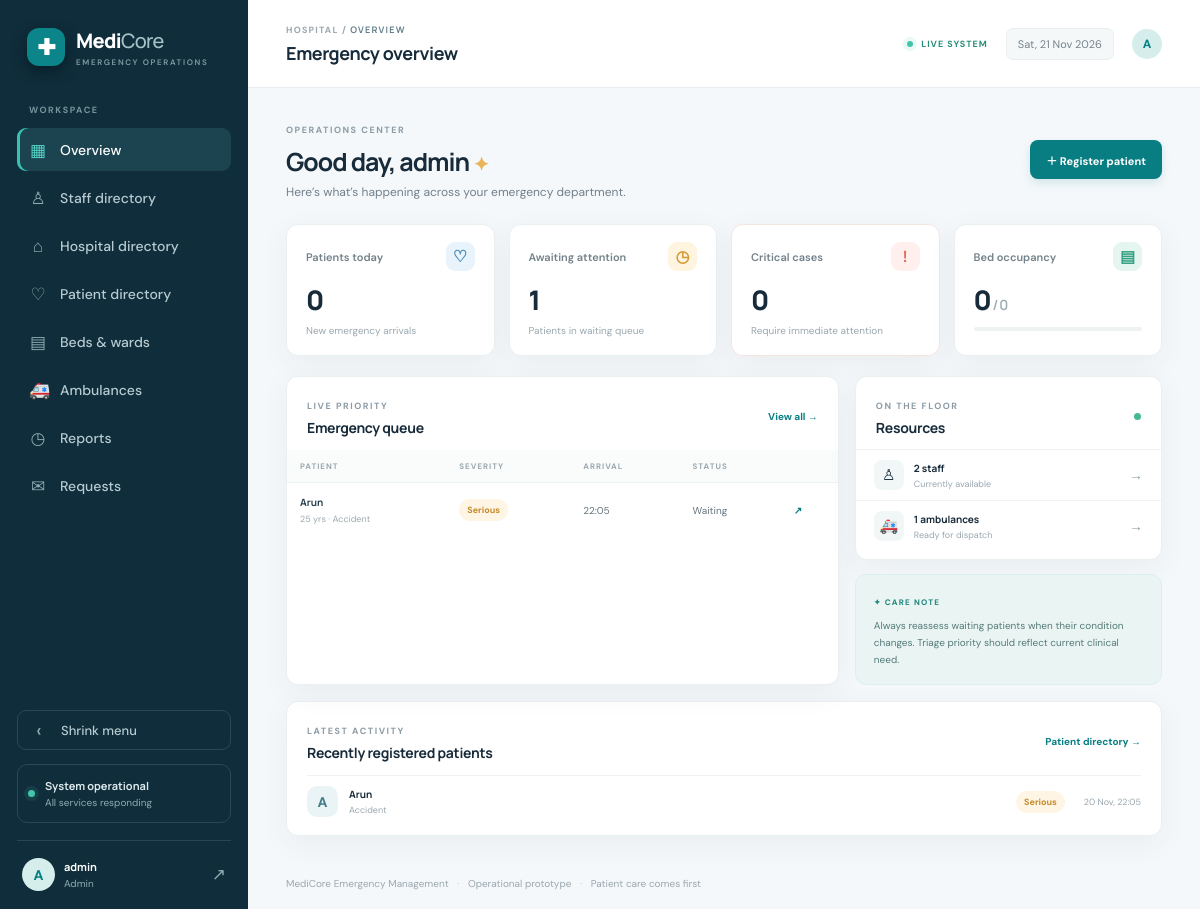
The page /dashboard/ (signed in) on the database its author committed.
### core/models.py (models this page shows, shortened)
class Patient(models.Model):
    SEVERITY = [("Critical", "Critical"), ("Serious", "Serious"), ("Stable", "Stable"), ("Not triaged", "Not triaged")]
    STATUS = [("Waiting", "Waiting"), ("In Treatment", "In Treatment"), ("Admitted", "Admitted"), ("Discharged", "Discharged")]
    name = models.CharField(max_length=120)
    age = models.PositiveSmallIntegerField()
    gender = models.CharField(max_length=20, blank=True)
    contact = models.CharField(max_length=25, blank=True)
    complaint = models.TextField()
    department = models.CharField(max_length=100, blank=True)   # department the patient belongs to
    arrival_time = models.DateTimeField(auto_now_add=True)
    severity = models.CharField(max_length=20, choices=SEVERITY, default="Not triaged")
    status = models.CharField(max_length=20, choices=STATUS, default="Waiting")
    assigned_doctor = models.ForeignKey(StaffProfile, null=True, blank=True, on_delete=models.SET_NULL, related_name="patients")
    bed = models.ForeignKey("Bed", null=True, blank=True, on_delete=models.SET_NULL, related_name="patients")
    notes = models.TextField(blank=True)
    @property
    def priority(self):
        return {"Critical": 1, "Serious": 2, "Stable": 3, "Not triaged": 4}.get(self.severity, 5)

### core/views.py (the view)
# urls.py: path("dashboard/", views.dashboard, name="dashboard"),
@admin_required
def dashboard(request):
    today = timezone.localdate()
    patients = Patient.objects.all()
    context = {
        "total_today": patients.filter(arrival_time__date=today).count(),
        "waiting": patients.filter(status="Waiting").count(),
        "critical": patients.filter(severity="Critical").exclude(status="Discharged").count(),
        "occupied_beds": Bed.objects.filter(status="Occupied").count(),
        "total_beds": Bed.objects.count(),
        "available_staff": StaffProfile.objects.filter(status="Available").count(),
        "ambulances": Ambulance.objects.filter(status="Available").count(),
        "queue": sorted(patients.exclude(status="Discharged"), key=lambda p: (p.priority, p.arrival_time))[:7],
        "recent": patients.order_by("-arrival_time")[:5],
    }
    return render(request, "core/dashboard.html", context)

### core/context.py (called while the page is built)
def asset_version(request):
    newest = 0
    for rel in ("css/app.css", "js/app.js"):
        try:
            newest = max(newest, int(os.path.getmtime(os.path.join(settings.BASE_DIR, "static", rel))))
        except OSError:
            pass
    return {"asset_version": newest}

def notifications(request):
    n = 0
    user = request.user
    if user.is_authenticated:
        from .permissions import role_of
        from .models import Medicine, LabTest, Referral, SupplyRequest
        role = role_of(user)
        if role == "pharmacist":
            n = Medicine.objects.filter(status="Prescribed").count()
        elif role == "lab":
            n = LabTest.objects.filter(status="Requested").count()
        elif role == "department":
            n = Referral.objects.filter(to_department=user.department_account.name, status="Pending").count()
        elif role == "admin":
            n = SupplyRequest.objects.filter(status="Requested").count()
    return {"badge_new": n}

### core/permissions.py (called while the page is built, shortened)
def role_of(user):
    if not user.is_authenticated:
        return None
    if user.is_staff:
        return "admin"

def _require(*roles):
    def decorator(view):
        @wraps(view)
        def wrapper(request, *args, **kwargs):
            current = role_of(request.user)
            if current in roles:
                return view(request, *args, **kwargs)
            if current:
                return redirect(HOME[current])
            return redirect(LOGIN[roles[0]])
        return wrapper
    return decorator

### templates/core/dashboard.html (shortened to what this page needs)
{% extends "base.html" %}{% block crumb %}OVERVIEW{% endblock %}{% block page_title %}Emergency overview{% endblock %}
{% block content %}
<div class="welcome-row"><div><span class="eyebrow">OPERATIONS CENTER</span><h1>Good day, {{ user.first_name|default:user.username }} <span class="wave">✦</span></h1><p class="muted">Here’s what’s happening across your emergency department.</p></div><a class="btn btn-primary" href="{% url 'patient_create' %}">＋ Register patient</a></div>
<div class="metric-grid">
<div class="metric-card"><div class="metric-top"><span>Patients today</span><span class="metric-icon blue">♡</span></div><strong>{{ total_today }}</strong><small>New emergency arrivals</small></div>
<div class="metric-card"><div class="metric-top"><span>Awaiting attention</span><span class="metric-icon amber">◷</span></div><strong>{{ waiting }}</strong><small>Patients in waiting queue</small></div>
<div class="metric-card alert-card"><div class="metric-top"><span>Critical cases</span><span class="metric-icon red">!</span></div><strong>{{ critical }}</strong><small>Require immediate attention</small></div>
<div class="metric-card"><div class="metric-top"><span>Bed occupancy</span><span class="metric-icon green">▤</span></div><strong>{{ occupied_beds }}<em> / {{ total_beds }}</em></strong><div class="mini-progress"></div></div>
</div>
<div class="content-grid"><div class="panel queue-panel"><div class="panel-heading"><div><span class="eyebrow">LIVE PRIORITY</span><h3>Emergency queue</h3></div><a class="text-link" href="{% url 'patients' %}">View all →</a></div>
{% if queue %}<div class="table-wrap"><table><thead><tr><th>PATIENT</th><th>SEVERITY</th><th>ARRIVAL</th><th>STATUS</th><th></th></tr></thead><tbody>{% for p in queue %}<tr><td><b>{{ p.name }}</b><small class="cell-sub">{{ p.age }} yrs · {{ p.complaint|truncatechars:34 }}</small></td><td><span class="status status-{{ p.severity|slugify }}">{{ p.severity }}</span></td><td>{{ p.arrival_time|date:"H:i" }}</td><td>{{ p.status }}</td><td><a class="row-link" href="{% url 'patient_detail' p.pk %}">↗</a></td></tr>{% endfor %}</tbody></table></div>{% else %}<div class="empty-state">No active emergency cases. You’re all caught up.</div>{% endif %}</div>
<div class="right-stack"><div class="panel resource-panel"><div class="panel-heading"><div><span class="eyebrow">ON THE FLOOR</span><h3>Resources</h3></div><span class="soft-dot"></span></div><div class="resource-line"><span class="resource-icon">♙</span><div><b>{{ available_staff }} staff</b><small>Currently available</small></div><a href="{% url 'staff' %}">→</a></div><div class="resource-line"><span class="resource-icon">🚑</span><div><b>{{ ambulances }} ambulances</b><small>Ready for dispatch</small></div><a href="{% url 'ambulances' %}">→</a></div></div>
<div class="tip-card"><span>✦ CARE NOTE</span><p>Always reassess waiting patients when their condition changes. Triage priority should reflect current clinical need.</p></div></div></div>
<div class="panel recent-panel"><div class="panel-heading"><div><span class="eyebrow">LATEST ACTIVITY</span><h3>Recently registered patients</h3></div><a class="text-link" href="{% url 'patients' %}">Patient directory →</a></div><div class="recent-list">{% for p in recent %}<a class="recent-item" href="{% url 'patient_detail' p.pk %}" style="color:inherit;text-decoration:none"><div class="patient-avatar">{{ p.name|first|upper }}</div><div class="recent-name"><b>{{ p.name }}</b><small>{{ p.complaint|truncatechars:48 }}</small></div><span class="status status-{{ p.severity|slugify }}">{{ p.severity }}</span><time>{{ p.arrival_time|date:"d M, H:i" }}</time></a>{% empty %}<div class="empty-state">No patients registered yet.</div>{% endfor %}</div></div>
{% endblock %}

### templates/base.html (shortened to what this page needs)
{% load static %}
<!doctype html><html lang="en"><head><meta charset="utf-8"><meta name="viewport" content="width=device-width, initial-scale=1">
<link rel="stylesheet" href="{% static 'css/app.css' %}?v={{ asset_version }}"></head><body>
{% if user.is_authenticated %}
<div class="app-shell{% if preview %} collapsed{% endif %}"{% if preview %} data-preview="1"{% endif %}>
<aside class="sidebar"><a class="brand" href="{% url 'dashboard' %}"><span class="brand-mark">✚</span><span>Medi<span class="brand-light">Core</span><small>EMERGENCY OPERATIONS</small></span></a>
<div class="side-label">WORKSPACE</div>
<nav>
{% if user.is_staff %}
<a href="{% url 'dashboard' %}" class="{% if request.resolver_match.url_name == 'dashboard' %}active{% endif %}" title="Overview"><span>▦</span> Overview</a>
<a href="{% url 'staff' %}" class="{% if request.resolver_match.url_name == 'staff' or request.resolver_match.url_name == 'team_preview' %}active{% endif %}" title="Staff directory"><span>♙</span> Staff directory</a>
<a href="{% url 'hospital' %}" class="{% if request.resolver_match.url_name == 'hospital' %}active{% endif %}" title="Hospital directory"><span>⌂</span> Hospital directory</a>
<a href="{% url 'patients' %}" class="{% if 'patient' in request.resolver_match.url_name %}active{% endif %}" title="Patient directory"><span>♡</span> Patient directory</a>
<a href="{% url 'beds' %}" class="{% if 'bed' in request.resolver_match.url_name or 'ward' in request.resolver_match.url_name %}active{% endif %}" title="Beds &amp; wards"><span>▤</span> Beds & wards</a>
<a href="{% url 'ambulances' %}" title="Ambulances"><span>🚑</span> Ambulances</a>
<a href="{% url 'reports' %}" title="Reports"><span>◷</span> Reports</a>
<a href="{% url 'supply_requests' %}" class="{% if request.resolver_match.url_name == 'supply_requests' %}active{% endif %}" title="Requests"><span>✉</span> Requests{% if badge_new %}<em class="nav-badge">{{ badge_new }}</em>{% endif %}</a>
{% else %}
<a href="{% url 'staff_dashboard' %}" class="active" title="My dashboard"><span>▦</span> My dashboard</a>
{% endif %}
</nav><div class="sidebar-bottom"><button type="button" class="side-toggle" aria-expanded="true" title="Shrink menu"><span class="tg-icon">‹</span><span class="tg-label">Shrink menu</span></button><div class="secure-note"><span class="pulse"></span><div><b>System operational</b><small>All services responding</small></div></div><div class="user-mini"><div class="avatar">{{ user.username|first|upper }}</div><div><b>{{ user.get_full_name|default:user.username }}</b><small>{% if user.is_staff %}Admin{% elif user.department_account %}Department{% elif user.staffprofile.role == "Doctor" %}Doctor{% else %}{{ user.staffprofile.role }}{% endif %}</small></div><form method="post" action="{% url 'logout' %}" class="logout-form">{% csrf_token %}<button type="submit" title="Sign out">↗</button></form></div></div></aside>
<main class="main-area"><header class="topbar"><div><div class="breadcrumb">HOSPITAL / <b>{% block crumb %}OVERVIEW{% endblock %}</b></div><div class="top-title">{% block page_title %}Emergency overview{% endblock %}</div></div><div class="top-actions"><span class="live-pill"><i></i> LIVE SYSTEM</span><span class="date-chip">{% now "D, d M Y" %}</span><div class="avatar avatar-small">{{ user.username|first|upper }}</div></div></header>
<section class="page-content">{% block content %}{% endblock %}</section>
<footer class="footer">MediCore Emergency Management <span>·</span> Operational prototype <span>·</span> Patient care comes first</footer>
</main></div>
{% else %}{% block auth_content %}{% endblock %}{% endif %}
<script src="{% static 'js/app.js' %}?v={{ asset_version }}"></script></body></html>

### rows shown on the page
Patient: name "Arun", age "25", complaint "Accident", severity "Serious", arrival_time "22:05", status "Waiting", name|first "A", arrival_time "20 Nov, 22:05"

### other values the page prints
{{ user.username|first|upper }} "A"
{{ user.get_full_name|default:user.username }} "admin"
{{ user.first_name|default:user.username }} "admin"
{{ total_today }} "0"
{{ waiting }} "1"
{{ critical }} "0"
{{ occupied_beds }} "0"
{{ total_beds }} "0"
{{ available_staff }} "2"
{{ ambulances }} "1"
